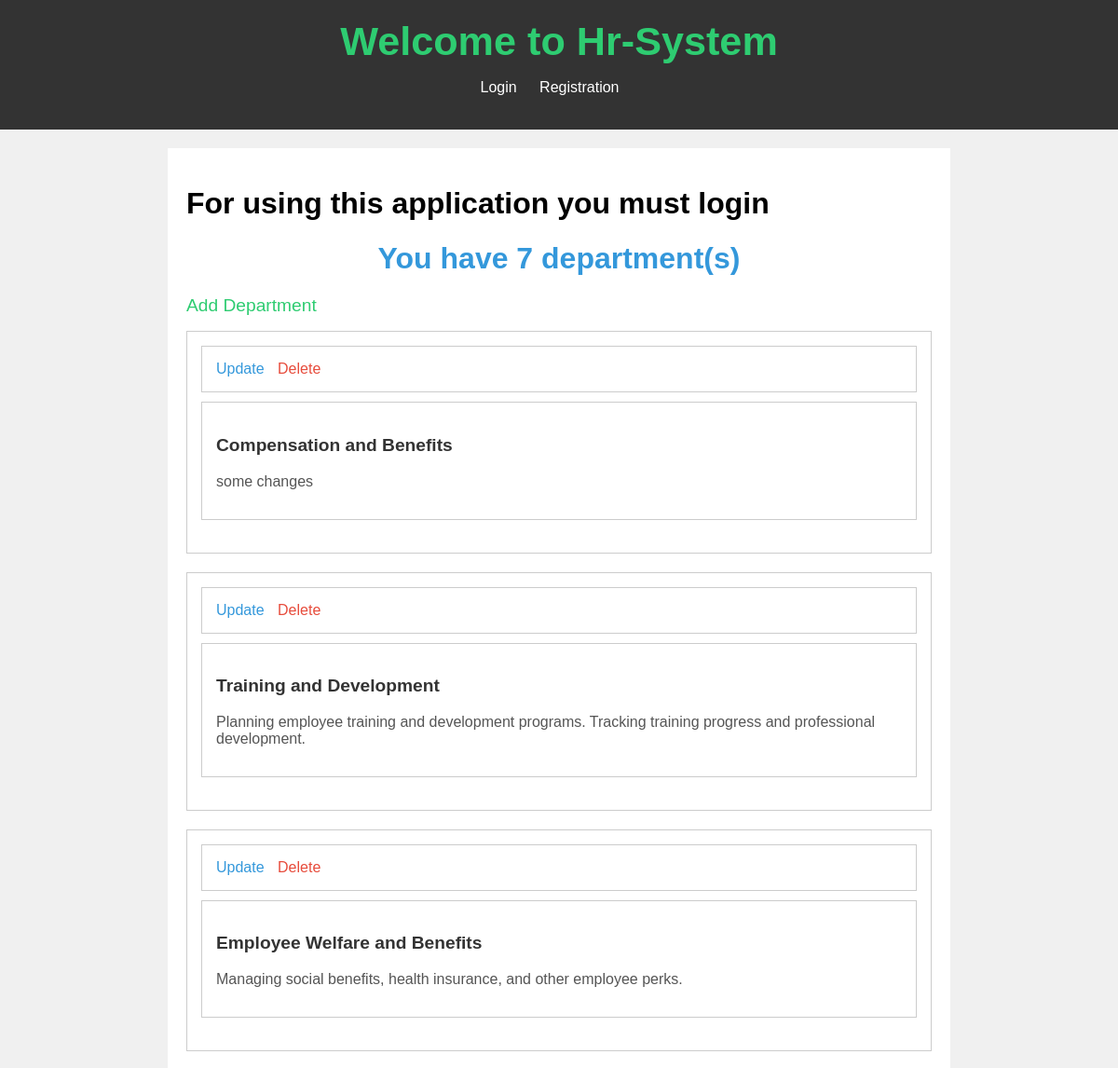
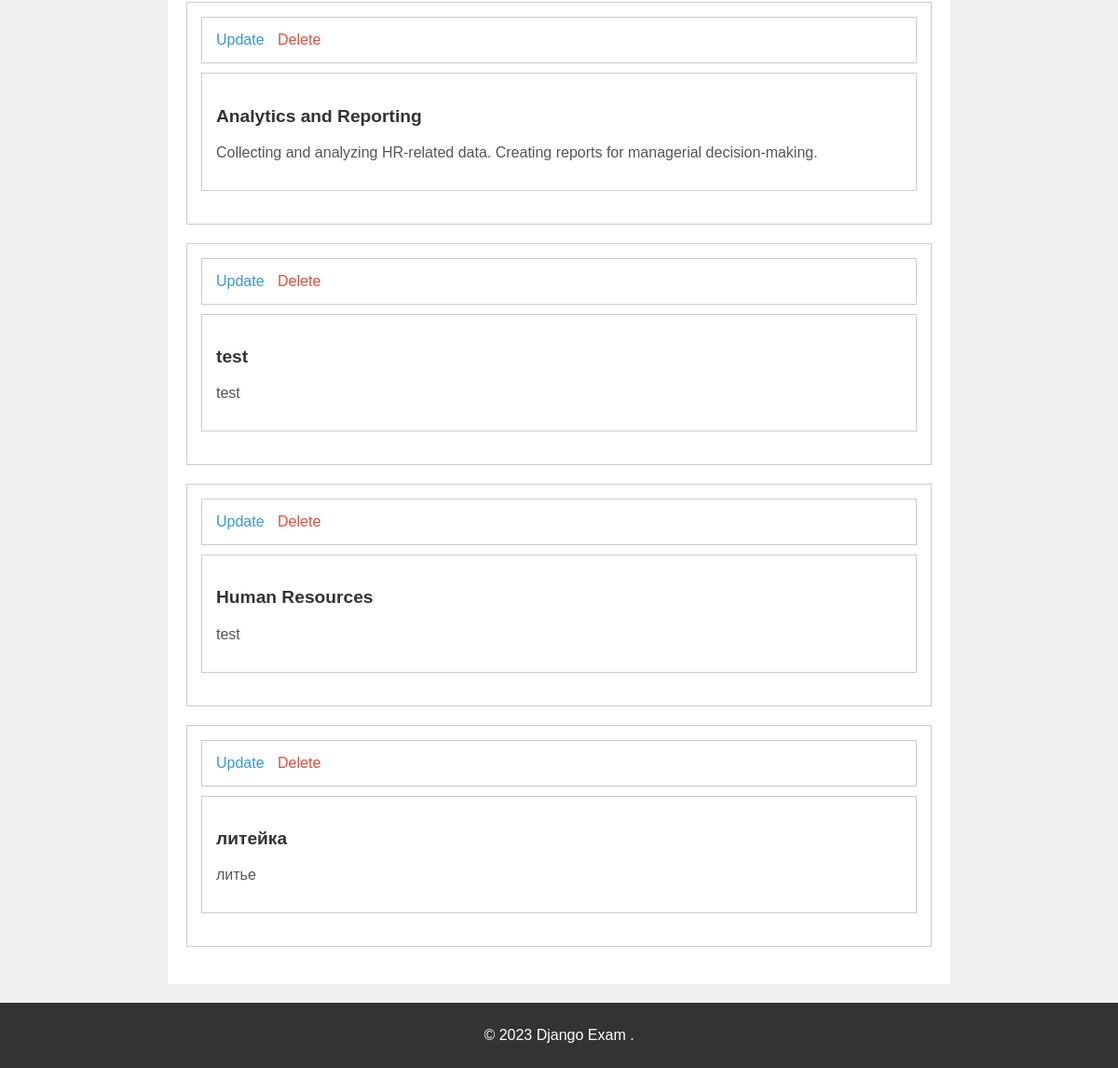
Screenshot of /departments/ with the database file from the repository (2 pictures, top to bottom).
### hr_system/models.py (models this page shows, shortened)
class Department(models.Model):
    name = models.CharField(max_length=255, unique=True)
    description = models.TextField(null=True, blank=True)
    user = models.ForeignKey(User, on_delete=models.CASCADE, null=True, blank=True)

### hr_system/views.py (the view)
# urls.py: path('departments/', DepartmentMain.as_view(), name='departments'),
class DepartmentMain(ListView):
    model = Department
    template_name = 'departments/departments.html'
    context_object_name = 'departments'
    def get_queryset(self):
        if self.request.user.is_authenticated:
            return Department.objects.filter(user=self.request.user)
        else:
            return Department.objects.all()

### templates/departments/departments.html
{% extends 'base.html' %}
    {% block content %}
<h1 style="color: #3498db; text-align: center;" >You have {{ departments.count }} department(s)</h1>
<ul style="list-style-type: none; padding: 0;">
    <li style="margin-bottom: 10px;"><a href="{% url 'add_department' %}" style="text-decoration: none; color: #2ecc71; font-size: 1.2em;">Add Department</a></li>
</ul>
<section>
    {% for department in departments %}
        <div style="border: 1px solid #ccc; margin-bottom: 20px; padding: 15px;">
            <div style="margin-bottom: 10px;">
                <a href="{% url 'update_departments' pk=department.id %}" style="text-decoration: none; color: #3498db; margin-right: 10px;">Update</a>
                <a href="{% url 'delete_departments' pk=department.id %}" style="text-decoration: none; color: #e74c3c;">Delete</a>
            </div>
            <div style="margin-top: 10px;">
                <p style="font-weight: bold; font-size: 1.2em;">{{ department.name }}</p>
                <ul style="list-style-type: none; padding: 0;">
                    <li style="margin-bottom: 5px;">{{ department.description }}</li>
            </div>
        </div>
    {% endfor %}
</section>
        {% endblock %}

### templates/base.html (shortened to what this page needs)
{% load static %}
<!DOCTYPE html>
<html lang="english">
<head>
    <link rel="stylesheet" href="{% static 'css/base.css' %}"/>
</head>
<body>
    <header>
        <h1 style="color: #3498db; text-align: center;" ><a href="{% url 'homepage' %}" style="text-decoration: none; color: #2ecc71; font-size: 1.2em;">Welcome to Hr-System</a></h1>
        <nav>
            <ul>
            {% if request.user.is_authenticated %}
                <li><a href="{% url 'homepage' %}">Home page</a></li>
                <li><a href="{% url 'employee_list' %}">Employees</a></li>
                <li><a href="{% url 'departments' %}">Departments</a></li>
                <li><a href="{% url 'assignments' %}">Assignments</a></li>
                <li><a href="{% url 'jobs' %}">Jobs</a></li>
                <li class="last">{{ user.username }} | <a href="{% url 'logout' %}">Exit</a></li>
                {% else %}
                <li><a href="{% url 'login' %}">Login</a></li>
                <li><a href="{% url 'registration' %}">Registration</a></li>
                {% endif %}
            </ul>
        </nav>
    </header>
    <main>
        {% if request.user.is_authenticated %}
        {% else %}<h1>For using this application you must login</h1>{% endif %}
    {% block content %}
        {% endblock %}
    </main>
    <footer>
        <p>&copy; 2023 Django Exam .</p>
    </footer>
</body>
</html>

### static/css/base.css (style rules this page uses)
body { font-family: Arial, sans-serif; background-color: #f0f0f0; margin: 0; padding: 0; }
header { background-color: #333; color: #fff; text-align: center; padding: 20px 0; }
header h1 { font-size: 36px; margin: 0; }
nav ul { list-style: none; padding: 0; text-align: center; }
nav ul li { display: inline; margin-right: 20px; }
nav ul li a { text-decoration: none; color: #fff; }
main { max-width: 800px; margin: 20px auto; background-color: #fff; padding: 20px; }
section { margin: 0 auto; max-width: 800px; }
section div { border: 1px solid #ccc; margin-bottom: 20px; padding: 15px; background-color: #fff; }
section div a { text-decoration: none; margin-right: 10px; }
section div p { font-weight: bold; font-size: 1.2em; color: #333; }
section div ul { list-style-type: none; padding: 0; }
section div li { margin-bottom: 5px; color: #555; }
footer { background-color: #333; color: #fff; text-align: center; padding: 10px 0; }

### rows the page displays
Department: name "Compensation and Benefits", description "some changes"
Department: name "Training and Development", description "Planning employee training and development programs. Tracking training progress and professional development."
Department: name "Employee Welfare and Benefits", description "Managing social benefits, health insurance, and other employee perks."
Department: name "Analytics and Reporting", description "Collecting and analyzing HR-related data. Creating reports for managerial decision-making."
Department: name "test", description "test"
Department: name "Human Resources", description "test"
Department: name "литейка", description "литье"

### other values shown
{{ departments.count }} "7"
